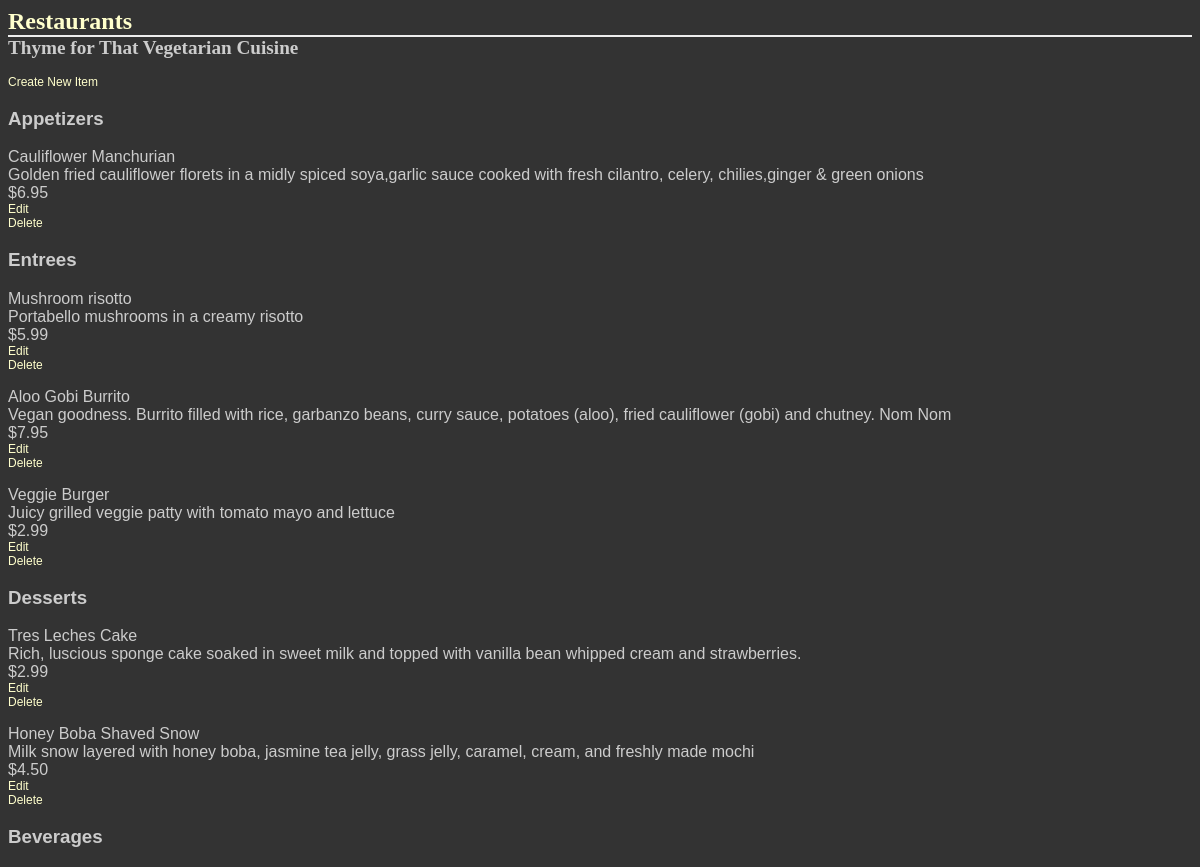
/restaurant/5/menu/, run on the app's committed database.
### database_setup.py (models this page shows, shortened)
class Restaurant(Base):
    __tablename__ = 'restaurant'
    name = Column(String(80), nullable=False)
    id = Column(Integer, primary_key=True)

class MenuItem(Base):
    __tablename__ = 'menu_item'
    name = Column(String(80), nullable=False)
    id = Column(Integer, primary_key=True)
    course = Column(String(250))
    description = Column(String(250))
    price = Column(String(8))
    restaurant_id = Column(Integer, ForeignKey('restaurant.id'))
    restaurant = relationship(Restaurant)

### finalProject.py (the view)
@app.route('/restaurant/<int:restaurant_id>/')
@app.route('/restaurant/<int:restaurant_id>/menu/')
def restaurantMenu(restaurant_id):
    restaurant = session.query(Restaurant).filter_by(id=restaurant_id).one()
    items = session.query(MenuItem).filter_by(restaurant_id=restaurant.id)
    return render_template('menu.html', restaurant=restaurant, items=items)

### templates/menu.html (shortened to what this page needs)
<html>
<head>
  <link rel="stylesheet" href="{{url_for('static', filename='styles.css')}}">
</head>
  <body>
    <h1>
      <a href="/">Restaurants</a>
    </h1>
    <h2>{{restaurant.name}}</h2>
    <p>
      <a href="{{url_for('newMenuItem', restaurant_id=restaurant.id)}}">
        Create New Item
      </a>
    </p>
    {% for course in ['Appetizer', 'Entree', 'Dessert', 'Beverage'] %}
      <h3>{{course}}s</h3>
      {% for i in items %}
      {% if i.course == course %}
      <div>
        <p>{{i.name}}
          <br>
          {{i.description}}
          <br>
          {{i.price}}
          <br>
          <a href="{{url_for('editMenuItem', restaurant_id = restaurant.id, menu_id = i.id) }}">Edit</a>
          <br>
          <a href = "{{url_for('deleteMenuItem', restaurant_id = restaurant.id, menu_id = i.id ) }}">Delete</a>
        </p>
      </div>
      {% endif %}
    {% endfor %}
    {% endfor %}
  </body>
</html>

### static/styles.css (style rules this page uses)
body { font-family: sans-serif; background-color: #333333; background-image: url('https://cloud.githubusercontent.com/assets/9041401/6119508/7cbced14-b07e-11e4-9dbd-f01488203879.jpg') }
h1, h2, h3, h4 { color: #CCCCCC; }
h1, h2 { font-family: 'Georgia', serif; margin: 0; }
h1 { border-bottom: 2px solid #eee; }
h2 { font-size: 1.2em; }
p { color: #CCCCCC; }
a { text-decoration: none; color: #FFFFCC; font-size: .75em; }

### data on the page
Restaurant: name "Thyme for That Vegetarian Cuisine"
MenuItem: name "Cauliflower Manchurian", description "Golden fried cauliflower florets in a midly spiced soya,garlic sauce cooked with fresh cilantro, celery, chilies,ginger & green onions", price "$6.95"
MenuItem: name "Mushroom risotto", description "Portabello mushrooms in a creamy risotto", price "$5.99"
MenuItem: name "Aloo Gobi Burrito", description "Vegan goodness. Burrito filled with rice, garbanzo beans, curry sauce, potatoes (aloo), fried cauliflower (gobi) and chutney. Nom Nom", price "$7.95"
MenuItem: name "Veggie Burger", description "Juicy grilled veggie patty with tomato mayo and lettuce", price "$2.99"
MenuItem: name "Tres Leches Cake", description "Rich, luscious sponge cake soaked in sweet milk and topped with vanilla bean whipped cream and strawberries.", price "$2.99"
MenuItem: name "Honey Boba Shaved Snow", description "Milk snow layered with honey boba, jasmine tea jelly, grass jelly, caramel, cream, and freshly made mochi", price "$4.50"

### other printed values
{{ course }} "Appetizer" "Entree" "Dessert" "Beverage"
